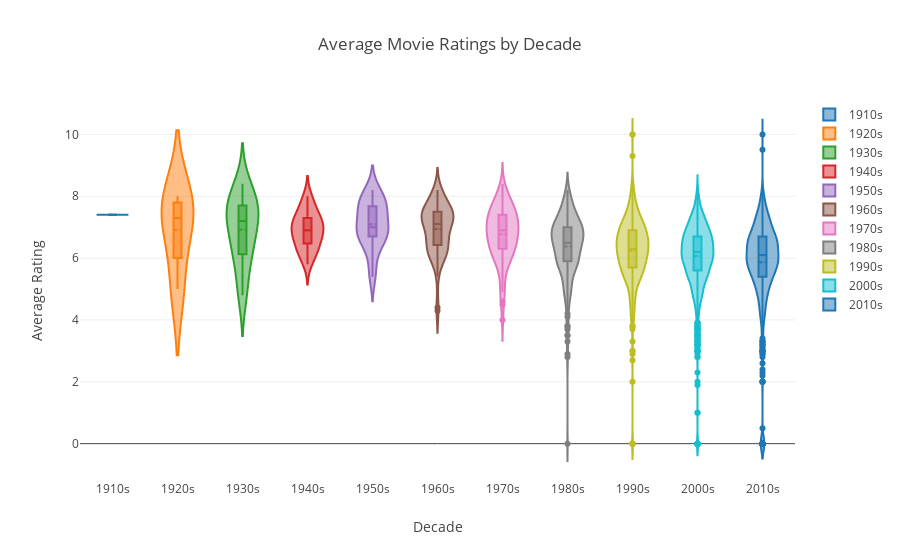

The notebook cell this image was saved under:
### Code cell
da = []
for i in range(0,len(pd.unique(df['decade']))):
    trace = {
            "type": 'violin',
            "x": df['decade'][df['decade'] == pd.unique(df['decade'])[i]],
            "y": df['vote_average'][df['decade'] == pd.unique(df['decade'])[i]],
            "name": pd.unique(df['decade'])[i],
            "box": {
                "visible": True
            },
            "meanline": {
                "visible": True
            }
        }
    da.append(trace)

        
fig = {
    "data": da,
    "layout" : {
        "title": "Average Movie Ratings by Decade",
            "xaxis" : dict(title = 'Decade', autotick=False, showticklabels=True),
            "yaxis" : dict(title = 'Average Rating')
    }
}

iplot(fig, validate = False)

### Figure 1 — Plotly figure (JSON) as saved in the notebook; plotly's stock layout.template omitted (floating-point values rounded to 4 significant figures; data arrays with more than 128 entries replaced by an {"elided": "..."} marker saying what was removed)
{"data": [{"box": {"visible": true}, "meanline": {"visible": true}, "name": "1910s", "type": "violin", "x": ["1910s"], "y": [7.4]}, {"box": {"visible": true}, "meanline": {"visible": true}, "name": "1920s", "type": "violin", "x": ["1920s", "1920s", "1920s", "1920s"], "y": [8, 7, 7.6, 5]}, {"box": {"visible": true}, "meanline": {"visible": true}, "name": "1930s", "type": "violin", "x": ["1930s", "1930s", "1930s", "1930s", "1930s", "1930s", "1930s", "1930s", "1930s", "1930s", "1930s", "1930s", "1930s", "1930s", "1930s"], "y": [6.1, 6.8, 7.4, 5.1, 4.8, 6.2, 8.4, 7.7, 7.7, 7.4, 7.2, 7.9, 6.9, 6.1, 8.1]}, {"box": {"visible": true}, "meanline": {"visible": true}, "name": "1940s", "type": "violin", "x": ["1940s", "1940s", "1940s", "1940s", "1940s", "1940s", "1940s", "1940s", "1940s", "1940s", "1940s", "1940s", "1940s", "1940s", "1940s", "1940s", "1940s", "1940s", "1940s", "1940s", "1940s", "1940s", "1940s", "1940s", "1940s"], "y": [6.8, 6.4, 7.4, 7.7, 6.8, 8, 6.5, 7.9, 7, 6.6, 7.2, 5.8, 6.2, 7.6, 6, 7, 7.3, 7.1, 6.8, 6.6, 7.3, 6.2, 6.2, 6.9, 7.2]}, {"box": {"visible": true}, "meanline": {"visible": true}, "name": "1950s", "type": "violin", "x": ["1950s", "1950s", "1950s", "1950s", "1950s", "1950s", "1950s", "1950s", "1950s", "1950s", "1950s", "1950s", "1950s", "1950s", "1950s", "1950s", "1950s", "1950s", "1950s", "1950s", "1950s", "1950s", "1950s", "1950s", "1950s", "1950s", "1950s"], "y": [6.4, 6.6, 6.8, 7.6, 7.8, 6.7, 7.4, 6.9, 7.7, 8.2, 7.6, 6.9, 7.3, 5.5, 7.2, 6.4, 7.8, 6.7, 6.9, 8, 6, 5.4, 6.9, 7, 8.2, 7.6, 8]}, {"box": {"visible": true}, "meanline": {"visible": true}, "name": "1960s", "type": "violin", "x": ["1960s", "1960s", "1960s", "1960s", "1960s", "1960s", "1960s", "1960s", "1960s", "1960s", "1960s", "1960s", "1960s", "1960s", "1960s", "1960s", "1960s", "1960s", "1960s", "1960s", "1960s", "1960s", "1960s", "1960s", "1960s", "1960s", "1960s", "1960s", "1960s", "1960s", "1960s", "1960s", "1960s", "1960s", "1960s", "1960s", "1960s", "1960s", "1960s", "1960s", "1960s", "1960s", "1960s", "1960s", "1960s", "1960s", "1960s", "1960s", "1960s", "1960s", "1960s", "1960s", "1960s", "1960s", "1960s", "1960s", "1960s", "1960s", "1960s", "1960s", "1960s", "1960s", "1960s", "1960s", "1960s", "1960s", "1960s", "1960s", "1960s", "1960s", "1960s"], "y": [7.5, 7.4, 6.5, 6.5, 7.4, 6.3, 7.3, 7, 7.2, 7, 7.3, 7.5, 7.6, 7.1, 6.2, 7.6, 7.5, 7.3, 8.2, 6.5, 6.5, 6, 7.4, 6.6, 6.2, 6.4, 8.1, 6.2, 7, 7.4, 7.4, 6.2, 6.7, 6.1, 7.4, 7.4, 6.7, 8.1, 7.8, 4.3, 8, 7.6, 6.5, 7.3, 6.1, 5.7, 6.3, 7.5, 7.2, 4.4, 5.4, 7.5, 7.1, 7, 6.1, 7.6, 6.8, 7.4, 7.3, 8, 7.6, 6.1, 6.9, 7.8, 6.1, 6.9, 7.9, 6.7, 7.2, 6, 8.1]}, {"box": {"visible": true}, "meanline": {"visible": true}, "name": "1970s", "type": "violin", "x": ["1970s", "1970s", "1970s", "1970s", "1970s", "1970s", "1970s", "1970s", "1970s", "1970s", "1970s", "1970s", "1970s", "1970s", "1970s", "1970s", "1970s", "1970s", "1970s", "1970s", "1970s", "1970s", "1970s", "1970s", "1970s", "1970s", "1970s", "1970s", "1970s", "1970s", "1970s", "1970s", "1970s", "1970s", "1970s", "1970s", "1970s", "1970s", "1970s", "1970s", "1970s", "1970s", "1970s", "1970s", "1970s", "1970s", "1970s", "1970s", "1970s", "1970s", "1970s", "1970s", "1970s", "1970s", "1970s", "1970s", "1970s", "1970s", "1970s", "1970s", "1970s", "1970s", "1970s", "1970s", "1970s", "1970s", "1970s", "1970s", "1970s", "1970s", "1970s", "1970s", "1970s", "1970s", "1970s", "1970s", "1970s", "1970s", "1970s", "1970s", "1970s", "1970s", "1970s", "1970s", "1970s", "1970s", "1970s", "1970s", "1970s", "1970s", "1970s", "1970s", "1970s", "1970s", "1970s", "1970s", "1970s", "1970s", "1970s", "1970s", "1970s", "1970s", "1970s", "1970s", "1970s", "1970s", "1970s", "1970s", "1970s"], "y": [7.2, 7, 6.7, 7.3, 5.1, 7.5, 7.2, 7.5, 7.4, 7.4, 7.6, 6.1, 7.5, 7.2, 6.9, 7.4, 7.6, 5.9, 5.5, 6.2, 7.3, 6.6, 5.4, 6.6, 8, 7.5, 6.3, 6.3, 4, 6.1, 6.9, 6.6, 6.2, 6.4, 6.3, 8.4, 7.2, 6.7, 4.9, 7.2, 7.8, 6.6, 6.3, 7.4, 7, 7.7, 7.2, 7.4, 7, 6.9, 5, 6.8, 7.9, 7, 5.9, 5.9, 7.5, 6.9, 4.9, 6.9, 7.8, 7.1, 5.8, 7, 6.6, 5.6, 7.8, 7.3, 6.3, 6.6, 7.2, 7.7, 6.5, 7.7, 6.7, 6.7, 6.7, 6.9, 7.8, 6.1, 4.5, 6.4, 7.4, 6.9, 7.9, 5.9, 5.9, 7.1, 4.6, 8, 8.2, 7.9, 7.7, 5.7, 6, 6.6, 8.1, 7.2, 6.6, 6.4, 6.4, 8.3, 6.1, 6.7, 6.4, 6.2, 6.2, 7.1, 7]}, {"box": {"visible": true}, "meanline": {"visible": true}, "name": "1980s", "type": "violin", "x": {"elided": "278 str values"}, "y": {"elided": "278 float values"}}, {"box": {"visible": true}, "meanline": {"visible": true}, "name": "1990s", "type": "violin", "x": {"elided": "778 str values"}, "y": {"elided": "778 float values"}}, {"box": {"visible": true}, "meanline": {"visible": true}, "name": "2000s", "type": "violin", "x": {"elided": "2044 str values"}, "y": {"elided": "2044 float values"}}, {"box": {"visible": true}, "meanline": {"visible": true}, "name": "2010s", "type": "violin", "x": {"elided": "1438 str values"}, "y": {"elided": "1438 float values"}}], "layout": {"title": "Average Movie Ratings by Decade", "xaxis": {"autotick": false, "showticklabels": true, "title": "Decade"}, "yaxis": {"title": "Average Rating"}}}
